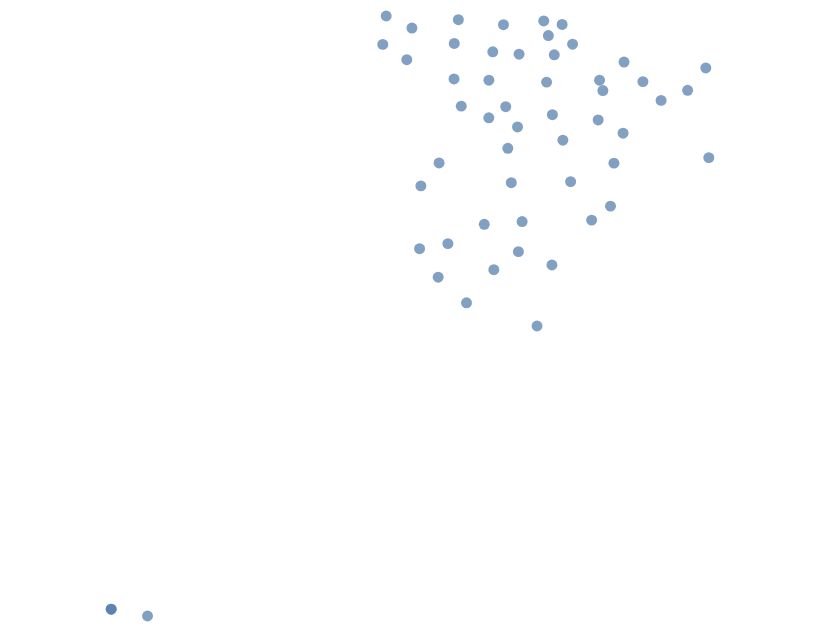

This figure's notebook cell:
### Code cell
alt.Chart(provincias_loc).mark_circle().encode(
    longitude='Longitude:Q',
    latitude='Latitude:Q',
    #color='leading digit:N',
    tooltip='Provincia:N'
)

### Figure 1 — Vega-Lite specification as saved in the notebook (floating-point values rounded to 4 significant figures)
{"config": {"view": {"continuousWidth": 400, "continuousHeight": 300}}, "data": {"name": "data-9867ecbcb8d8d12027e2563c0a585d5e"}, "mark": "circle", "encoding": {"latitude": {"field": "Latitude", "type": "quantitative"}, "longitude": {"field": "Longitude", "type": "quantitative"}, "tooltip": {"type": "nominal", "field": "Provincia"}}, "$schema": "https://vega.github.io/schema/vega-lite/v4.0.2.json", "datasets": {"data-9867ecbcb8d8d12027e2563c0a585d5e": [{"Provincia": "la_rioja", "Latitude": 42.33, "Longitude": -2.467}, {"Provincia": "aragon", "Latitude": 41.38, "Longitude": -0.7639}, {"Provincia": "sevilla", "Latitude": 37.39, "Longitude": -5.995}, {"Provincia": "burgos", "Latitude": 42.34, "Longitude": -3.697}, {"Provincia": "caceres", "Latitude": 39.47, "Longitude": -6.372}, {"Provincia": "madrid", "Latitude": 40.42, "Longitude": -3.704}, {"Provincia": "valencia", "Latitude": 39.47, "Longitude": -0.376}, {"Provincia": "cordoba", "Latitude": 37.88, "Longitude": -4.776}, {"Provincia": "albacete", "Latitude": 38.99, "Longitude": -1.855}, {"Provincia": "palencia", "Latitude": 42.41, "Longitude": -4.616}, {"Provincia": "baleares", "Latitude": 39.61, "Longitude": 2.88}, {"Provincia": "tenerife", "Latitude": 28.29, "Longitude": -16.62}, {"Provincia": "barcelona", "Latitude": 41.38, "Longitude": 2.177}, {"Provincia": "la_coruna", "Latitude": 43.37, "Longitude": -8.396}, {"Provincia": "navarra", "Latitude": 42.61, "Longitude": -1.831}, {"Provincia": "tarragona", "Latitude": 41.12, "Longitude": 1.255}, {"Provincia": "lleida", "Latitude": 41.61, "Longitude": 0.6268}, {"Provincia": "leon", "Latitude": 42.63, "Longitude": -5.971}, {"Provincia": "canarias", "Latitude": 28.29, "Longitude": -16.62}, {"Provincia": "avila", "Latitude": 40.66, "Longitude": -4.7}, {"Provincia": "las_palmas", "Latitude": 28.13, "Longitude": -15.43}, {"Provincia": "alicante", "Latitude": 38.35, "Longitude": -0.4902}, {"Provincia": "jaen", "Latitude": 37.96, "Longitude": -3.492}, {"Provincia": "ciudad_real", "Latitude": 38.96, "Longitude": -3.883}, {"Provincia": "alava", "Latitude": 42.84, "Longitude": -2.682}, {"Provincia": "pontevedra", "Latitude": 42.61, "Longitude": -8.471}, {"Provincia": "almeria", "Latitude": 36.84, "Longitude": -2.463}, {"Provincia": "huelva", "Latitude": 37.26, "Longitude": -6.948}, {"Provincia": "salamanca", "Latitude": 40.97, "Longitude": -5.664}, {"Provincia": "badajoz", "Latitude": 38.88, "Longitude": -6.97}, {"Provincia": "castellon", "Latitude": 40.25, "Longitude": -0.06151}, {"Provincia": "cadiz", "Latitude": 36.53, "Longitude": -6.293}, {"Provincia": "granada", "Latitude": 37.18, "Longitude": -3.602}, {"Provincia": "murcia", "Latitude": 37.99, "Longitude": -1.131}, {"Provincia": "asturias", "Latitude": 43.27, "Longitude": -5.854}, {"Provincia": "cantabria", "Latitude": 43.14, "Longitude": -4.264}, {"Provincia": "vizcaya", "Latitude": 43.24, "Longitude": -2.852}, {"Provincia": "lugo", "Latitude": 43.05, "Longitude": -7.474}, {"Provincia": "girona", "Latitude": 41.98, "Longitude": 2.82}, {"Provincia": "guipuzcoa", "Latitude": 43.14, "Longitude": -2.204}, {"Provincia": "cuenca", "Latitude": 40.07, "Longitude": -2.135}, {"Provincia": "malaga", "Latitude": 36.72, "Longitude": -4.422}, {"Provincia": "zaragoza", "Latitude": 41.65, "Longitude": -0.8809}, {"Provincia": "valladolid", "Latitude": 41.65, "Longitude": -4.729}, {"Provincia": "toledo", "Latitude": 39.86, "Longitude": -4.024}, {"Provincia": "ourense", "Latitude": 42.2, "Longitude": -7.611}, {"Provincia": "huesca", "Latitude": 42.14, "Longitude": -0.0298}, {"Provincia": "segovia", "Latitude": 40.95, "Longitude": -4.124}, {"Provincia": "zamora", "Latitude": 41.69, "Longitude": -5.942}, {"Provincia": "teruel", "Latitude": 40.6, "Longitude": -0.9229}, {"Provincia": "soria", "Latitude": 41.6, "Longitude": -2.722}, {"Provincia": "guadalajara", "Latitude": 40.74, "Longitude": -2.506}, {"Provincia": "melilla", "Latitude": 35.29, "Longitude": -2.941}, {"Provincia": "ceuta", "Latitude": 35.88, "Longitude": -5.318}]}}
